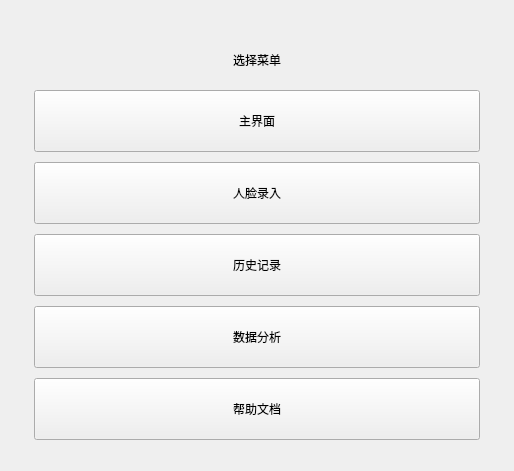
<?xml version="1.0" encoding="UTF-8"?>
<ui version="4.0">
 <class>PageMenu</class>
 <widget class="QWidget" name="PageMenu">
  <property name="geometry">
   <rect>
    <x>0</x>
    <y>0</y>
    <width>514</width>
    <height>471</height>
   </rect>
  </property>
  <property name="windowTitle">
   <string>Form</string>
  </property>
  <layout class="QVBoxLayout" name="verticalLayout_2">
   <item>
    <widget class="QWidget" name="widget" native="true">
     <layout class="QVBoxLayout" name="verticalLayout">
      <property name="spacing">
       <number>10</number>
      </property>
      <property name="topMargin">
       <number>40</number>
      </property>
      <property name="bottomMargin">
       <number>20</number>
      </property>
      <item alignment="Qt::AlignHCenter|Qt::AlignTop">
       <widget class="QLabel" name="label">
        <property name="text">
         <string>选择菜单</string>
        </property>
       </widget>
      </item>
      <item alignment="Qt::AlignHCenter">
       <widget class="QPushButton" name="pushButton">
        <property name="minimumSize">
         <size>
          <width>446</width>
          <height>62</height>
         </size>
        </property>
        <property name="maximumSize">
         <size>
          <width>446</width>
          <height>62</height>
         </size>
        </property>
        <property name="text">
         <string>主界面</string>
        </property>
       </widget>
      </item>
      <item alignment="Qt::AlignHCenter">
       <widget class="QPushButton" name="pushButton_2">
        <property name="minimumSize">
         <size>
          <width>446</width>
          <height>62</height>
         </size>
        </property>
        <property name="maximumSize">
         <size>
          <width>446</width>
          <height>62</height>
         </size>
        </property>
        <property name="text">
         <string>人脸录入</string>
        </property>
       </widget>
      </item>
      <item alignment="Qt::AlignHCenter">
       <widget class="QPushButton" name="pushButton_3">
        <property name="minimumSize">
         <size>
          <width>446</width>
          <height>62</height>
         </size>
        </property>
        <property name="maximumSize">
         <size>
          <width>446</width>
          <height>62</height>
         </size>
        </property>
        <property name="text">
         <string>历史记录</string>
        </property>
       </widget>
      </item>
      <item alignment="Qt::AlignHCenter">
       <widget class="QPushButton" name="pushButton_4">
        <property name="minimumSize">
         <size>
          <width>446</width>
          <height>62</height>
         </size>
        </property>
        <property name="maximumSize">
         <size>
          <width>446</width>
          <height>62</height>
         </size>
        </property>
        <property name="text">
         <string>数据分析</string>
        </property>
       </widget>
      </item>
      <item alignment="Qt::AlignHCenter">
       <widget class="QPushButton" name="pushButton_5">
        <property name="minimumSize">
         <size>
          <width>446</width>
          <height>62</height>
         </size>
        </property>
        <property name="maximumSize">
         <size>
          <width>446</width>
          <height>62</height>
         </size>
        </property>
        <property name="text">
         <string>帮助文档</string>
        </property>
       </widget>
      </item>
     </layout>
    </widget>
   </item>
  </layout>
 </widget>
 <resources/>
 <connections/>
</ui>
